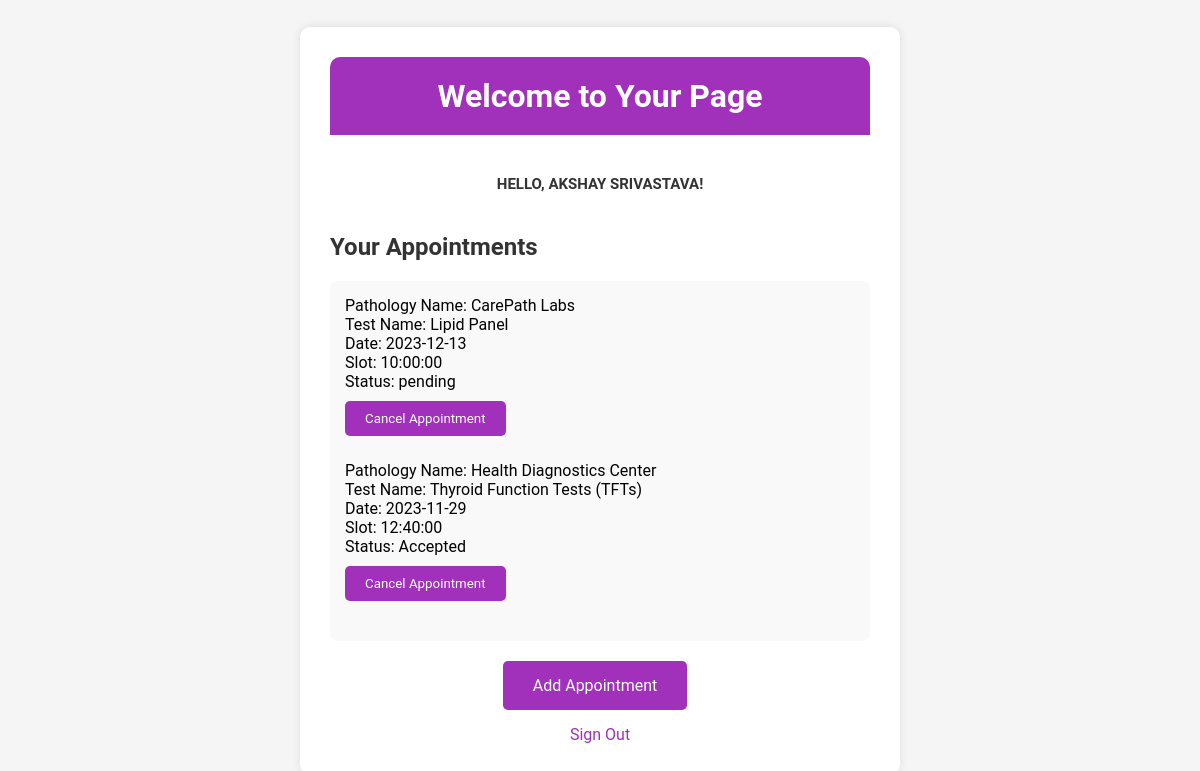
The app's page /user_home (signed in) with its own data.
### models.py (models this page shows, shortened)
class PathologyPatient(db.Model):
    id = db.Column(db.Integer, primary_key=True)
    pathology_id = db.Column(db.Integer, db.ForeignKey('pathology.id'), nullable=False)
    test_name = db.Column(db.String(255), nullable=False)
    name = db.Column(db.String(50), nullable=False)
    address = db.Column(db.String(255), nullable=False)
    phone = db.Column(db.String(15), nullable=False)
    age = db.Column(db.Integer, nullable=False)
    gender = db.Column(db.String(10), nullable=False)
    email = db.Column(db.String(120), nullable=False)
    date = db.Column(db.Date, nullable=False)
    slot = db.Column(db.Time, nullable=False)
    created_at = db.Column(db.DateTime, default=datetime.utcnow)
    status = db.Column(db.String(20), default='pending', nullable=False)
    pathology = db.relationship('Pathology', back_populates='patients')

class Pathology(db.Model):
    id = db.Column(db.Integer, primary_key=True)
    unique_id = db.Column(db.String(10), unique=True, nullable=False)
    name = db.Column(db.String(255), nullable=False)
    area = db.Column(db.String(255), nullable=False)
    address = db.Column(db.String(255), nullable=True)
    password = db.Column(db.String(60), nullable=False)
    tests = db.relationship('Test', secondary='pathology_test', back_populates='pathologies')
    test_prices = db.relationship('PathologyTestPrice', back_populates='pathology')

### app.py (the view)
@app.route('/user_home', methods=['GET', 'POST'])
def user_home():
    if 'user' in session:
        user = session['user']
        appointments = (
            db.session.query(PathologyPatient, Pathology)
            .join(PathologyPatient.pathology)  # Join the PathologyPatient to Pathology relationship
            .filter(PathologyPatient.email == user['email'])
            .order_by(PathologyPatient.created_at.desc())
            .all()
        )
        for appointment, pathology in appointments:
            if isinstance(appointment.date, datetime):
                appointment.date = appointment.date.date()
            if isinstance(appointment.slot, datetime):
                appointment.slot = appointment.slot.time()
        return render_template('user_home.html', user=user, appointments=appointments)
    else:
        return redirect(url_for('main_login'))

### templates/user_home.html (shortened to what this page needs)
<!DOCTYPE html>
<html lang="en">
<head>
</head>
<body>
<div class="wrapper">
    <div class="welcome-section">
        <h1>Welcome to Your Page</h1>
    </div>
    <div class="title">Hello, {{ user['name'] }}!</div>
    <div class="container">
        <h2>Your Appointments</h2>
        <div class="appointments">
            {% for appointment,pathology in appointments %}
            <form method="POST" action="{{ url_for('cancel_appointment', appointment_id=appointment.id) }}">
                <p>
                    Pathology Name: {{ pathology.name }}<br>
                    Test Name: {{ appointment.test_name }}<br>
                    Date: {{ appointment.date }}<br>
                    Slot: {{ appointment.slot }}<br>
                    Status: {{ appointment.status }}<br>
                    <button type="submit">Cancel Appointment</button>
                </p>
            </form>
            {% endfor %}
        </div>
        <div>
            <a href="{{ url_for('search_pathologies') }}" class="login-btn">Add Appointment</a>
        </div>
        <div class="signout-btn">
            <a href="{{ url_for('user_signout') }}">Sign Out</a>
        </div>
    </div>
</div>
</body>
</html>

### templates/user_home.html (style rules this page uses)
* { margin: 0; padding: 0; box-sizing: border-box; font-family: 'Roboto', Arial, sans-serif; }
body { display: flex; justify-content: center; align-items: center; min-height: 100vh; background-color: #f5f5f5; margin: 0; }
.wrapper { width: 80%; max-width: 600px; background: #fff; border-radius: 10px; box-shadow: 0 0 10px rgba(0, 0, 0, 0.1); padding: 30px; margin: 20px; }
.welcome-section { padding: 20px; background-color: #a130bb; color: #fff; border-radius: 10px 10px 0 0; margin-bottom: 20px; text-align: center; }
.title { padding: 20px 0; text-align: center; font-size: 15px; font-weight: bold; color: #333; text-transform: uppercase; margin-bottom: 20px; }
.container { text-align: center; }
.container h2 { text-align: left; margin-bottom: 20px; color: #333; }
.appointments { background-color: #f9f9f9; padding: 15px; border-radius: 8px; margin-bottom: 20px; text-align: left; }
form { margin-bottom: 15px; }
button { padding: 10px 20px; background-color: #a130bb; color: #fff; border: none; border-radius: 5px; cursor: pointer; transition: background-color 0.3s ease; margin-bottom: 10px; margin-top: 10px; }
.login-btn { display: inline-block; padding: 15px 30px; background-color: #a130bb; color: #fff; text-decoration: none; border-radius: 5px; transition: background-color 0.3s ease; margin-right: 10px; cursor: pointer; }
a { text-decoration: none; color: #a130bb; transition: color 0.3s ease; }
.signout-btn { margin-top: 15px; }

### records on screen
PathologyPatient: name "CarePath Labs", test_name "Lipid Panel", date "2023-12-13", slot "10:00:00", status "pending"
PathologyPatient: name "Health Diagnostics Center", test_name "Thyroid Function Tests (TFTs)", date "2023-11-29", slot "12:40:00", status "Accepted"

### other values on screen
{{ user['name'] }} "AKSHAY SRIVASTAVA"
